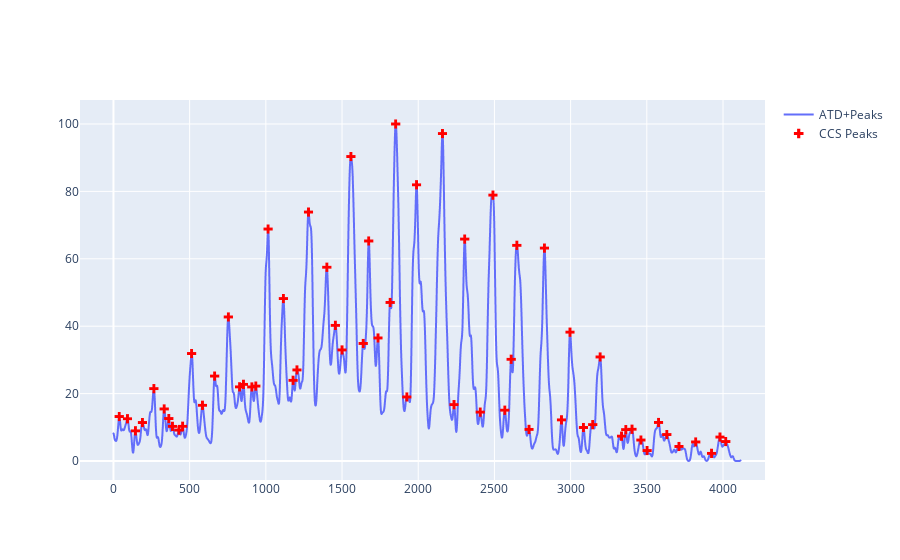

Notebook cell for this chart:
### Code cell
init_notebook_mode(connected=True)
from scipy.signal import find_peaks
from scipy.signal import argrelmax, argrelmin
import pprint
import numpy as np
import pandas as pd
import peakutils

indices, top = find_peaks(ms.yvals, prominence=1)
pprint.pprint(top)

fig = go.Figure()
fig.add_trace(go.Scattergl(
    y = ms.yvals,
    mode = 'lines',
    name = 'ATD+Peaks'
))

fig.add_trace(go.Scattergl(
    x = indices,
    y = [ms.yvals[j] for j in indices],
    mode = 'markers',
    marker = dict(
        size = 8,
        color = 'red',
        symbol = 'cross'
    ),
    name = 'CCS Peaks'
))

fig.show()

### Figure 1 — Plotly figure (JSON) as saved in the notebook; plotly's stock layout.template omitted (floating-point values rounded to 4 significant figures; data arrays with more than 128 entries replaced by an {"elided": "..."} marker saying what was removed)
{"data": [{"mode": "lines", "name": "ATD+Peaks", "type": "scattergl", "y": {"elided": "4116 float values"}}, {"marker": {"color": "red", "size": 8, "symbol": "cross"}, "mode": "markers", "name": "CCS Peaks", "type": "scattergl", "x": [38, 92, 144, 190, 265, 333, 363, 387, 429, 454, 513, 584, 664, 754, 828, 853, 908, 934, 1015, 1115, 1179, 1204, 1280, 1400, 1456, 1500, 1558, 1639, 1675, 1736, 1816, 1852, 1925, 1989, 2159, 2235, 2305, 2407, 2490, 2568, 2610, 2647, 2727, 2828, 2940, 2996, 3084, 3145, 3194, 3334, 3362, 3403, 3461, 3502, 3577, 3631, 3711, 3821, 3925, 3980, 4018], "y": [13.2, 12.54, 8.953, 11.42, 21.47, 15.46, 12.59, 10.28, 9.15, 10.3, 31.89, 16.53, 25.18, 42.75, 22.0, 22.75, 21.98, 22.22, 68.82, 48.19, 23.94, 27.03, 73.86, 57.5, 40.25, 32.96, 90.33, 34.88, 65.29, 36.52, 47.05, 100, 19.01, 81.97, 97.15, 16.72, 65.83, 14.5, 78.89, 15.06, 30.18, 64.0, 9.38, 63.17, 12.21, 38.22, 9.937, 10.78, 30.88, 7.364, 9.299, 9.425, 6.216, 3.097, 11.44, 7.845, 4.306, 5.656, 2.268, 7.094, 5.764]}], "layout": {}}
